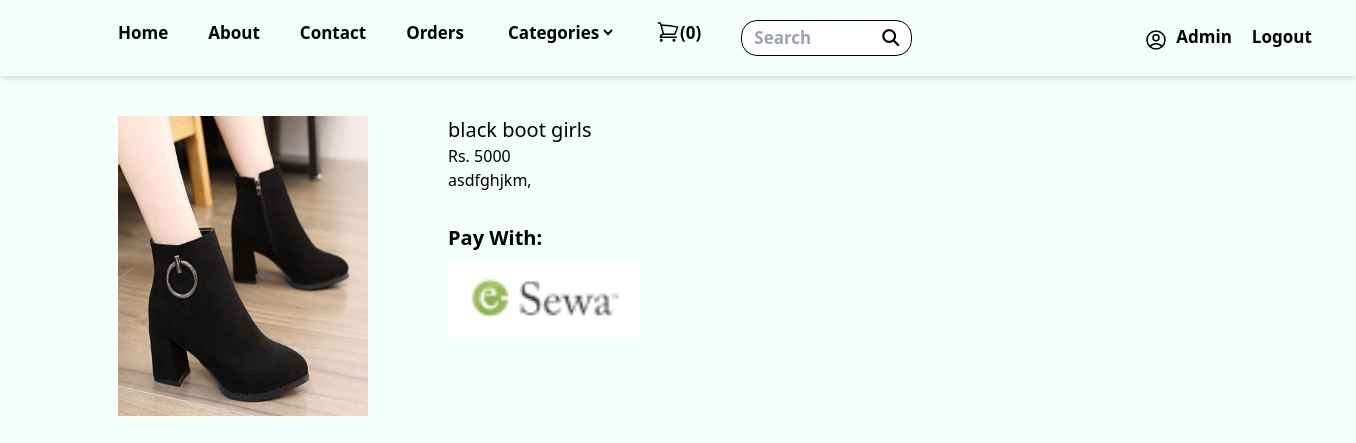
The page /userpanel/order.php?id=88 (signed in) on the database its author committed.
### tables this page shows
CREATE TABLE `product` (
  `product_id` int(11) NOT NULL,
  `product_name` varchar(100) NOT NULL,
  `image` varchar(100) NOT NULL,
  `price` int(11) NOT NULL,
  `description` varchar(500) DEFAULT NULL,
  `category_id` int(100) DEFAULT NULL,
  `quantity` int(11) DEFAULT NULL
);

### userpanel/order.php (the view, shortened to what this page needs)
<?php
include 'include/nav.php';
$conn = mysqli_connect('localhost', 'root', '', 'shoestore') or die("Connection failed: " . mysqli_connect_error());
if ($_SERVER['REQUEST_METHOD'] == 'GET') {
    if (isset($_GET['id'])) {
        $product_id = $_GET['id'];
        $sql = "SELECT * FROM product WHERE product_id='$product_id'";
        $result = mysqli_query($conn, $sql);
        if ($result && mysqli_num_rows($result) == 1) {
            $product = mysqli_fetch_assoc($result);
        }
    }
}
?>
<!DOCTYPE html>
<html>
<head>
    <script src="../css/tailwindcss.css"></script>
    <link rel="stylesheet" type="text/css"href="https://cdnjs.cloudflare.com/ajax/libs/font-awesome/6.2.1/css/all.min.css">
</head>
<body class="bg-primary">
    <div class="container flex gap-20 mt-10">
<div>
<img src="../image/<?php echo $product['image']?>" class="card-img-top" alt="..." style="width:250px; height: 300px;">
</div>
<div>
<h5 class="text-xl semibold"><?php echo $product['product_name'];?></h5>
                                <p class="card-text">Rs. <?php echo $product['price'];?></p>
                                <p class="card-text"><?php echo $product['description'];?></p>
                      <h3 class="mt-8 text-xl font-semibold">Pay With:</h3>
                        <ul class="list-group">
                            <li class="list-group-item">
                                <form action="https://uat.esewa.com.np/epay/main" method="POST">
                                    <li class="my-2"><input type="image" src="../image/esewa.png" class="w-48"></li>
                                </form>
                            </li>
                        </ul>
</div>
    </div>
</body>
</html>

### rows shown on the page
product: image (picture), product_name "black boot girls", price "5000", description "asdfghjkm,"

### other values the page prints
$cart_rows_number "0"
$_SESSION['uname'] "Admin"
